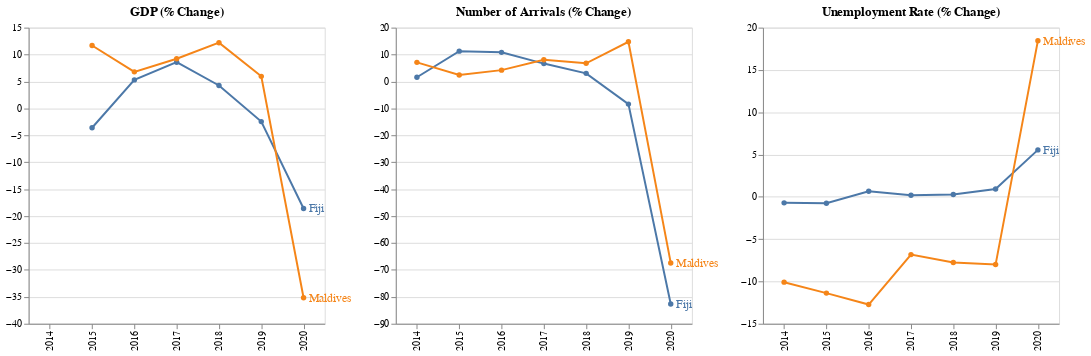

Here is the notebook cell this chart was saved with:
### Code cell
import pandas as pd
import altair as alt

# Load GDP data
gdp_data_url = "https://docs.google.com/spreadsheets/d/e/2PACX-1vSrhCFO8_5hlJkCJ8xWT9YsRHz64UUPfWClp0ZiUYEM10_FxQgmwaIHETyIcruKBhH9d1C1LZSbNBfn/pub?output=csv"
gdp_data = pd.read_csv(gdp_data_url)
gdp_melted = gdp_data.melt(id_vars=["Country Name"], var_name="Year", value_name="GDP")
gdp_melted['Year'] = gdp_melted['Year'].astype(int)
gdp_melted['GDP'] = pd.to_numeric(gdp_melted['GDP'], errors='coerce')
gdp_melted['Percentage Change GDP'] = gdp_melted.groupby('Country Name')['GDP'].pct_change() * 100

# Load Number of Arrivals data
arrivals_data_url = "https://docs.google.com/spreadsheets/d/e/2PACX-1vQaaAL3uUEECVUrM_UY0auvnzGGtnMCalpxhjsnvWYT7GeZD0vXt1EjOQK_7Eg1dZPDjhwxJXvSak6Y/pub?output=csv"
arrivals_data = pd.read_csv(arrivals_data_url)
arrivals_melted = arrivals_data.melt(id_vars=["Country Name"], var_name="Year", value_name="Number of Arrivals")
arrivals_melted['Year'] = arrivals_melted['Year'].astype(int)
arrivals_melted['Number of Arrivals'] = pd.to_numeric(arrivals_melted['Number of Arrivals'], errors='coerce')
arrivals_melted['Percentage Change Arrivals'] = arrivals_melted.groupby('Country Name')['Number of Arrivals'].pct_change() * 100

# Load UnEmployment Rate data
unemployment_data_url = "https://docs.google.com/spreadsheets/d/e/2PACX-1vSJKu8jPGN3hc6jotxuBfWFgSEaue_Fdwv3GySHtleZT03dRf5VPl-wlBgvt6B6hWYWz2r-2b2-t6z_/pub?output=csv"
unemployment_data = pd.read_csv(unemployment_data_url)
unemployment_melted = unemployment_data.melt(id_vars=["Country Name"], var_name="Year", value_name="UnEmployment Rate")
unemployment_melted['Year'] = unemployment_melted['Year'].astype(int)
unemployment_melted['UnEmployment Rate'] = pd.to_numeric(unemployment_melted['UnEmployment Rate'], errors='coerce')
unemployment_melted['Percentage Change UnEmployment'] = unemployment_melted.groupby('Country Name')['UnEmployment Rate'].pct_change() * 100

# Filter data for Fiji and Maldives (2014-2020)
filtered_gdp = gdp_melted[(gdp_melted['Year'] >= 2014) & (gdp_melted['Year'] <= 2020) & (gdp_melted['Country Name'].isin(['Fiji', 'Maldives']))]
filtered_arrivals = arrivals_melted[(arrivals_melted['Year'] >= 2014) & (arrivals_melted['Year'] <= 2020) & (arrivals_melted['Country Name'].isin(['Fiji', 'Maldives']))]
filtered_unemployment = unemployment_melted[(unemployment_melted['Year'] >= 2014) & (unemployment_melted['Year'] <= 2020) & (unemployment_melted['Country Name'].isin(['Fiji', 'Maldives']))]

# Function to create individual charts
def create_chart(data, y_field, title):
    return alt.Chart(data).mark_line(point=True).encode(
        x=alt.X('Year:O', title=None),
        y=alt.Y(y_field, title=None, scale=alt.Scale(zero=True)),
        color=alt.Color('Country Name:N', legend=None),
        tooltip=['Year', 'Country Name', y_field]
    ).properties(
        title=title,
        width=300,
        height=300
    ) + alt.Chart(data[data['Year'] == 2020]).mark_text(
        align='left', dx=5, fontSize=12
    ).encode(
        x='Year:O',
        y=y_field,
        text='Country Name:N',
        color=alt.Color('Country Name:N', legend=None)
    )

# Create charts for percentage change
gdp_chart = create_chart(filtered_gdp, 'Percentage Change GDP', "GDP (% Change)")
arrivals_chart = create_chart(filtered_arrivals, 'Percentage Change Arrivals', "Number of Arrivals (% Change)")
unemployment_chart = create_chart(filtered_unemployment, 'Percentage Change UnEmployment', "Unemployment Rate (% Change)")

# Combine the charts horizontally
combined_charts = alt.hconcat(
    gdp_chart,
    arrivals_chart,
    unemployment_chart
)

combined_charts

### Figure 1 — Vega-Lite specification as saved in the notebook (floating-point values rounded to 4 significant figures)
{"config": {"view": {"continuousWidth": 400, "continuousHeight": 300}}, "hconcat": [{"layer": [{"data": {"name": "data-73168ef051431391a83c814dd52c06cd"}, "mark": {"type": "line", "point": true}, "encoding": {"color": {"field": "Country Name", "legend": null, "type": "nominal"}, "tooltip": [{"field": "Year", "type": "quantitative"}, {"field": "Country Name", "type": "nominal"}, {"field": "Percentage Change GDP", "type": "quantitative"}], "x": {"field": "Year", "title": null, "type": "ordinal"}, "y": {"field": "Percentage Change GDP", "scale": {"zero": true}, "title": null, "type": "quantitative"}}, "height": 300, "title": "GDP (% Change)", "width": 300}, {"data": {"name": "data-cc7afe2a8bd3daf0ae18e933d6d78522"}, "mark": {"type": "text", "align": "left", "dx": 5, "fontSize": 12}, "encoding": {"color": {"field": "Country Name", "legend": null, "type": "nominal"}, "text": {"field": "Country Name", "type": "nominal"}, "x": {"field": "Year", "type": "ordinal"}, "y": {"field": "Percentage Change GDP", "type": "quantitative"}}}]}, {"layer": [{"data": {"name": "data-14fcfe74c2e65ee7d857712dce540726"}, "mark": {"type": "line", "point": true}, "encoding": {"color": {"field": "Country Name", "legend": null, "type": "nominal"}, "tooltip": [{"field": "Year", "type": "quantitative"}, {"field": "Country Name", "type": "nominal"}, {"field": "Percentage Change Arrivals", "type": "quantitative"}], "x": {"field": "Year", "title": null, "type": "ordinal"}, "y": {"field": "Percentage Change Arrivals", "scale": {"zero": true}, "title": null, "type": "quantitative"}}, "height": 300, "title": "Number of Arrivals (% Change)", "width": 300}, {"data": {"name": "data-6156d2d5bd6ac53b198eac8a8c883fea"}, "mark": {"type": "text", "align": "left", "dx": 5, "fontSize": 12}, "encoding": {"color": {"field": "Country Name", "legend": null, "type": "nominal"}, "text": {"field": "Country Name", "type": "nominal"}, "x": {"field": "Year", "type": "ordinal"}, "y": {"field": "Percentage Change Arrivals", "type": "quantitative"}}}]}, {"layer": [{"data": {"name": "data-b0897bdd8df7debdac6caf9ceaa2fc60"}, "mark": {"type": "line", "point": true}, "encoding": {"color": {"field": "Country Name", "legend": null, "type": "nominal"}, "tooltip": [{"field": "Year", "type": "quantitative"}, {"field": "Country Name", "type": "nominal"}, {"field": "Percentage Change UnEmployment", "type": "quantitative"}], "x": {"field": "Year", "title": null, "type": "ordinal"}, "y": {"field": "Percentage Change UnEmployment", "scale": {"zero": true}, "title": null, "type": "quantitative"}}, "height": 300, "title": "Unemployment Rate (% Change)", "width": 300}, {"data": {"name": "data-0c2f48976fba73c6d89c550f61d21ef8"}, "mark": {"type": "text", "align": "left", "dx": 5, "fontSize": 12}, "encoding": {"color": {"field": "Country Name", "legend": null, "type": "nominal"}, "text": {"field": "Country Name", "type": "nominal"}, "x": {"field": "Year", "type": "ordinal"}, "y": {"field": "Percentage Change UnEmployment", "type": "quantitative"}}}]}], "$schema": "https://vega.github.io/schema/vega-lite/v4.17.0.json", "datasets": {"data-73168ef051431391a83c814dd52c06cd": [{"Country Name": "Fiji", "Year": 2014, "GDP": 4857000000.0, "Percentage Change GDP": null}, {"Country Name": "Maldives", "Year": 2014, "GDP": 3697000000.0, "Percentage Change GDP": null}, {"Country Name": "Fiji", "Year": 2015, "GDP": 4682000000.0, "Percentage Change GDP": -3.595}, {"Country Name": "Maldives", "Year": 2015, "GDP": 4130000000.0, "Percentage Change GDP": 11.69}, {"Country Name": "Fiji", "Year": 2016, "GDP": 4930000000.0, "Percentage Change GDP": 5.291}, {"Country Name": "Maldives", "Year": 2016, "GDP": 4410000000.0, "Percentage Change GDP": 6.791}, {"Country Name": "Fiji", "Year": 2017, "GDP": 5353000000.0, "Percentage Change GDP": 8.585}, {"Country Name": "Maldives", "Year": 2017, "GDP": 4816000000.0, "Percentage Change GDP": 9.217}, {"Country Name": "Fiji", "Year": 2018, "GDP": 5581000000.0, "Percentage Change GDP": 4.258}, {"Country Name": "Maldives", "Year": 2018, "GDP": 5404000000.0, "Percentage Change GDP": 12.21}, {"Country Name": "Fiji", "Year": 2019, "GDP": 5444000000.0, "Percentage Change GDP": -2.455}, {"Country Name": "Maldives", "Year": 2019, "GDP": 5726000000.0, "Percentage Change GDP": 5.954}, {"Country Name": "Fiji", "Year": 2020, "GDP": 4432000000.0, "Percentage Change GDP": -18.59}, {"Country Name": "Maldives", "Year": 2020, "GDP": 3713000000.0, "Percentage Change GDP": -35.16}], "data-cc7afe2a8bd3daf0ae18e933d6d78522": [{"Country Name": "Fiji", "Year": 2020, "GDP": 4432000000.0, "Percentage Change GDP": -18.59}, {"Country Name": "Maldives", "Year": 2020, "GDP": 3713000000.0, "Percentage Change GDP": -35.16}], "data-14fcfe74c2e65ee7d857712dce540726": [{"Country Name": "Fiji", "Year": 2014, "Number of Arrivals": 781000.0, "Percentage Change Arrivals": 1.56}, {"Country Name": "Maldives", "Year": 2014, "Number of Arrivals": 1205000.0, "Percentage Change Arrivals": 7.111}, {"Country Name": "Fiji", "Year": 2015, "Number of Arrivals": 869000.0, "Percentage Change Arrivals": 11.27}, {"Country Name": "Maldives", "Year": 2015, "Number of Arrivals": 1234000.0, "Percentage Change Arrivals": 2.407}, {"Country Name": "Fiji", "Year": 2016, "Number of Arrivals": 963000.0, "Percentage Change Arrivals": 10.82}, {"Country Name": "Maldives", "Year": 2016, "Number of Arrivals": 1286000.0, "Percentage Change Arrivals": 4.214}, {"Country Name": "Fiji", "Year": 2017, "Number of Arrivals": 1027000.0, "Percentage Change Arrivals": 6.646}, {"Country Name": "Maldives", "Year": 2017, "Number of Arrivals": 1390000.0, "Percentage Change Arrivals": 8.087}, {"Country Name": "Fiji", "Year": 2018, "Number of Arrivals": 1058000.0, "Percentage Change Arrivals": 3.019}, {"Country Name": "Maldives", "Year": 2018, "Number of Arrivals": 1484000.0, "Percentage Change Arrivals": 6.763}, {"Country Name": "Fiji", "Year": 2019, "Number of Arrivals": 969000.0, "Percentage Change Arrivals": -8.412}, {"Country Name": "Maldives", "Year": 2019, "Number of Arrivals": 1703000.0, "Percentage Change Arrivals": 14.76}, {"Country Name": "Fiji", "Year": 2020, "Number of Arrivals": 168000.0, "Percentage Change Arrivals": -82.66}, {"Country Name": "Maldives", "Year": 2020, "Number of Arrivals": 555000.0, "Percentage Change Arrivals": -67.41}], "data-6156d2d5bd6ac53b198eac8a8c883fea": [{"Country Name": "Fiji", "Year": 2020, "Number of Arrivals": 168000.0, "Percentage Change Arrivals": -82.66}, {"Country Name": "Maldives", "Year": 2020, "Number of Arrivals": 555000.0, "Percentage Change Arrivals": -67.41}], "data-b0897bdd8df7debdac6caf9ceaa2fc60": [{"Country Name": "Fiji", "Year": 2014, "UnEmployment Rate": 4.325, "Percentage Change UnEmployment": -0.7117}, {"Country Name": "Maldives", "Year": 2014, "UnEmployment Rate": 7.461, "Percentage Change UnEmployment": -10.09}, {"Country Name": "Fiji", "Year": 2015, "UnEmployment Rate": 4.292, "Percentage Change UnEmployment": -0.763}, {"Country Name": "Maldives", "Year": 2015, "UnEmployment Rate": 6.612, "Percentage Change UnEmployment": -11.38}, {"Country Name": "Fiji", "Year": 2016, "UnEmployment Rate": 4.32, "Percentage Change UnEmployment": 0.6524}, {"Country Name": "Maldives", "Year": 2016, "UnEmployment Rate": 5.77, "Percentage Change UnEmployment": -12.73}, {"Country Name": "Fiji", "Year": 2017, "UnEmployment Rate": 4.328, "Percentage Change UnEmployment": 0.1852}, {"Country Name": "Maldives", "Year": 2017, "UnEmployment Rate": 5.376, "Percentage Change UnEmployment": -6.828}, {"Country Name": "Fiji", "Year": 2018, "UnEmployment Rate": 4.34, "Percentage Change UnEmployment": 0.2773}, {"Country Name": "Maldives", "Year": 2018, "UnEmployment Rate": 4.959, "Percentage Change UnEmployment": -7.757}, {"Country Name": "Fiji", "Year": 2019, "UnEmployment Rate": 4.38, "Percentage Change UnEmployment": 0.9217}, {"Country Name": "Maldives", "Year": 2019, "UnEmployment Rate": 4.562, "Percentage Change UnEmployment": -8.006}, {"Country Name": "Fiji", "Year": 2020, "UnEmployment Rate": 4.623, "Percentage Change UnEmployment": 5.548}, {"Country Name": "Maldives", "Year": 2020, "UnEmployment Rate": 5.404, "Percentage Change UnEmployment": 18.46}], "data-0c2f48976fba73c6d89c550f61d21ef8": [{"Country Name": "Fiji", "Year": 2020, "UnEmployment Rate": 4.623, "Percentage Change UnEmployment": 5.548}, {"Country Name": "Maldives", "Year": 2020, "UnEmployment Rate": 5.404, "Percentage Change UnEmployment": 18.46}]}}
